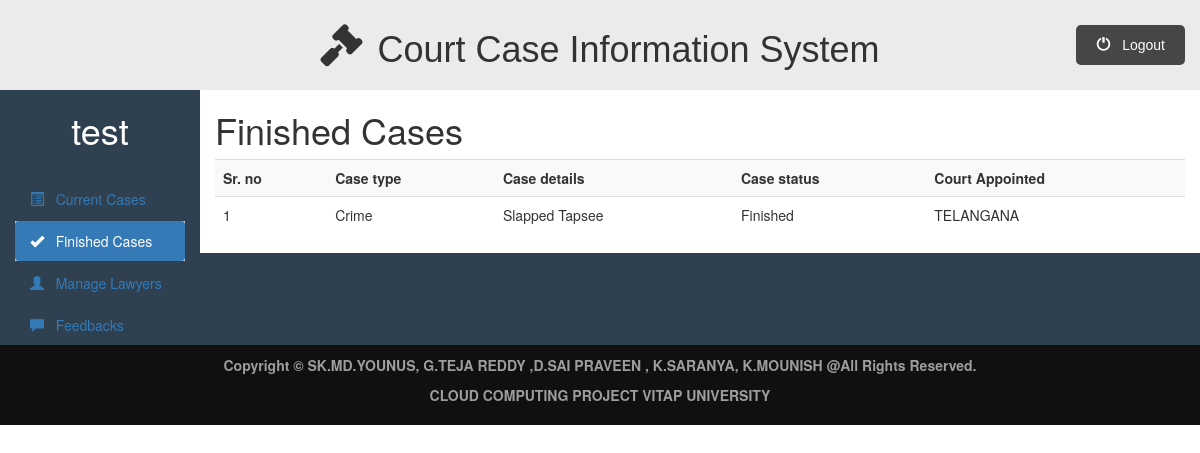
The app's page /admin_dashboard.php?q=finishedcases (signed in) with its own data.
### tables this page shows
CREATE TABLE `cases` (
  `case_id` int(11) NOT NULL,
  `case_type` varchar(50) NOT NULL,
  `case_details` varchar(200) NOT NULL,
  `next_hearing_date` date NOT NULL,
  `prev_hearing_date` date NOT NULL,
  `case_status` varchar(50) NOT NULL,
  `court_name` varchar(50) NOT NULL,
  `lawyer_id_assigned` int(11) NOT NULL,
  `lawyer_status` varchar(20) NOT NULL,
  `clientforcase_id` int(11) NOT NULL
);

### admin/finishedcases.php (the view, shortened to what this page needs)
<div class="container-fluid">
    <div class="row">
        <div class="col-sm-2">
            <h1>
                <?php echo $_SESSION["admin_name"]; ?>
            </h1>
            <br>
            <ul id="side_menu" class="nav nav-pills nav-stacked">
                <li class="">
                    <a href="admin_dashboard.php">
                        <span class="glyphicon glyphicon-list-alt"></span>
                        &nbsp; Current Cases
                     </a>
                </li>
                <li class="active">
                    <a href="admin_dashboard.php?q=finishedcases">
                        <span class="glyphicon glyphicon-ok"></span>
                        &nbsp; Finished Cases
                    </a>
                </li>
                <li class="">
                    <a href="admin_dashboard.php?q=managelawyers">
                        <span class="glyphicon glyphicon-user"></span>
                        &nbsp; Manage Lawyers
                    </a>
                </li>
                <li class="">
                    <a href="admin_dashboard.php?q=feedbacks">
                        <span class="glyphicon glyphicon-comment"></span>
                        &nbsp; Feedbacks
                    </a>
                </li>
            </ul>
       </div>
       <div class="col-sm-10">
            <h1>Finished Cases</h1>
            <div class="table-responsive">
                <table class="table table-striped table-hover">
                    <tr>
                        <th>Sr. no</th>
                        <th>Case type</th>
                        <th>Case details</th>
                        <th>Case status</th>
                        <th>Court Appointed</th>
                    </tr>
                        <?php
                            require_once("includes/db.php");
                            if ($con) {
                                $x=1;
                                $stmt = $con->prepare("
                                SELECT case_type, case_details,court_name
                                FROM cases WHERE case_status = ?");
                                $status = "finished";
                                $stmt->bind_param('s', $status);
                                $stmt->execute();
                                $stmt->store_result();
                                $stmt->bind_result($case_type,
                                $case_details, $court_name);
                                while ($stmt->fetch()) {
                                    echo "
                                    <tr>
                                        <td> {$x} </td>
                                        <td> {$case_type} </td>
                                        <td> {$case_details} </td>
                                        <td> Finished </td>
                                        <td> {$court_name} </td>
                                    </tr>
                                    ";
                                    $x++;
                                }
                            }
                            else{
                                echo "Server Prob";
                            }
                        ?>
                </table>
            </div>
       </div>
   </div>
</div>

### public/css/style.css (style rules this page uses)
* { padding: 0%; margin: 0%; box-sizing: border-box; }
html { scroll-behavior: smooth; }
ul { list-style-type: none; }
.active, .accordion:hover { background-color: #ccc; }

### public/css/dashboard.css (style rules this page uses)
.row { background-color: #2f4050; }
.col-sm-10 { background-color: #fff; }
.col-sm-2 h1 { color: #fff; text-align:center; }

### records on screen
cases: case_type "Crime", case_details "Slapped Tapsee", court_name "TELANGANA"

### other values on screen
$_SESSION["admin_name"] "test"
